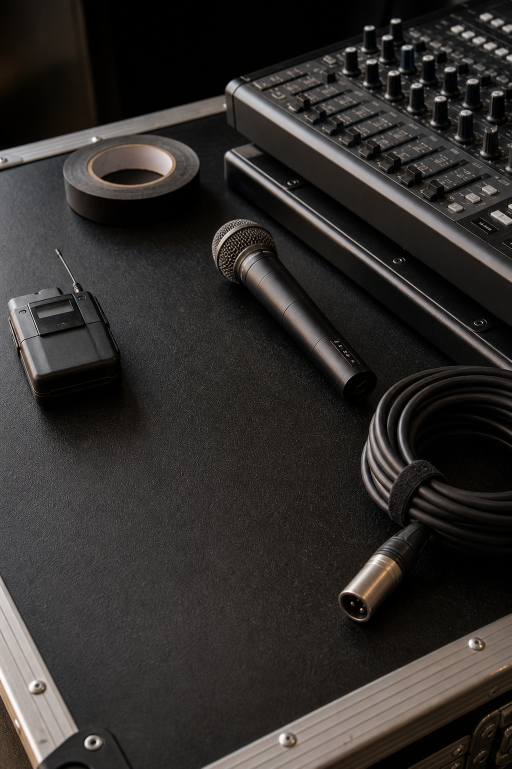
#> input picture assets/social/week-2026-06-01/source/sonido-gptimage-source.png, 1023 x 1537 px (shown at 1/2 size)
$ python generate_instagram_week_2026_06_01.py
#> lines starting #> are read from the running program, lines starting #| are printed output that depends on the picture
from pathlib import Path

from PIL import Image, ImageDraw, ImageEnhance, ImageFilter, ImageFont


ROOT = Path(__file__).resolve().parents[2]
OUT = ROOT / "assets" / "social" / "week-2026-06-01"
SOURCE = OUT / "source"
LOGO = ROOT / "assets" / "brand" / "cbme" / "logo-hero-white-text.png"

FONT_BLACK = "/System/Library/Fonts/Supplemental/Arial Black.ttf"
FONT_BOLD = "/System/Library/Fonts/Supplemental/Arial Bold.ttf"
FONT_REG = "/System/Library/Fonts/Supplemental/Arial.ttf"


def font(path, size):
    try:
        return ImageFont.truetype(path, size=size)
    except OSError:
        return ImageFont.load_default(size=size)


def cover(path, size):
#> called with size = (1080, 1350)
    img = Image.open(path).convert("RGB")
#> img is the input picture: PIL image 1023x1537 RGB; mean R, G, B 49.1, 45.9, 43.8
    ratio = max(size[0] / img.width, size[1] / img.height)
#> ratio = 1.06
    resized = img.resize((int(img.width * ratio), int(img.height * ratio)), Image.LANCZOS)
    x = (resized.width - size[0]) // 2
#> x = 0
    y = (resized.height - size[1]) // 2
#> y = 136
    return resized.crop((x, y, x + size[0], y + size[1]))
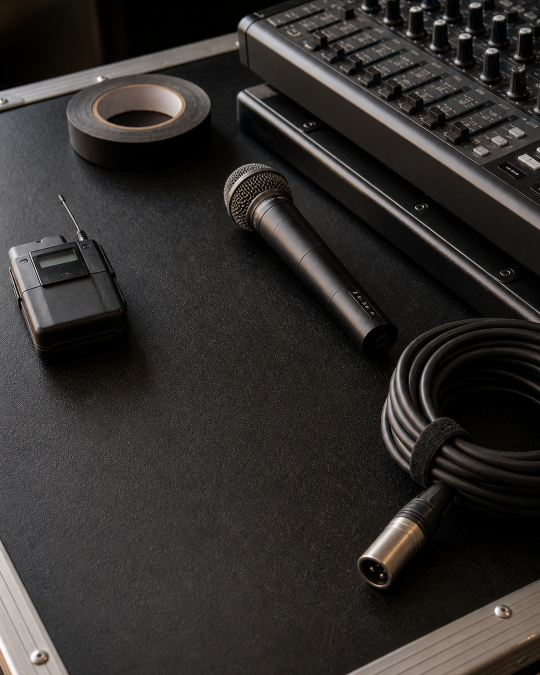
#> returned value: PIL image 1080x1350 RGB (shown at 1/2 size); mean R, G, B 49.6, 46.7, 44.9


def wrap(draw, text, text_font, max_width):
    lines = []
    current = ""
    for word in text.split():
        test = f"{current} {word}".strip()
        if draw.textbbox((0, 0), test, font=text_font)[2] <= max_width:
            current = test
        else:
            if current:
                lines.append(current)
            current = word
    if current:
        lines.append(current)
    return lines


def add_depth(img):
    img = ImageEnhance.Contrast(img).enhance(1.08)
#> img: PIL image 1080x1350 RGB
    img = ImageEnhance.Color(img).enhance(0.96)
    canvas = img.convert("RGBA")
    layer = Image.new("RGBA", canvas.size, (0, 0, 0, 0))
#> layer: PIL image 1080x1350 RGBA; every value is 0
    draw = ImageDraw.Draw(layer)
    w, h = canvas.size
#> w = 1080; h = 1350
    for y in range(h):
        alpha = int(34 + 180 * (y / h) ** 1.7)
        draw.line((0, y, w, y), fill=(0, 0, 0, alpha))
    draw.rectangle((0, 0, w, h), fill=(0, 0, 0, 18))
    return Image.alpha_composite(canvas, layer)
#> returned value: PIL image 1080x1350 RGBA


def add_logo(canvas):
#> (the run stopped early here; a loop or call above may not have finished)

$ run again, with assets/img/RumbaCatalana.jpeg saved as assets/social/week-2026-06-01/source/sonido-gptimage-source.png
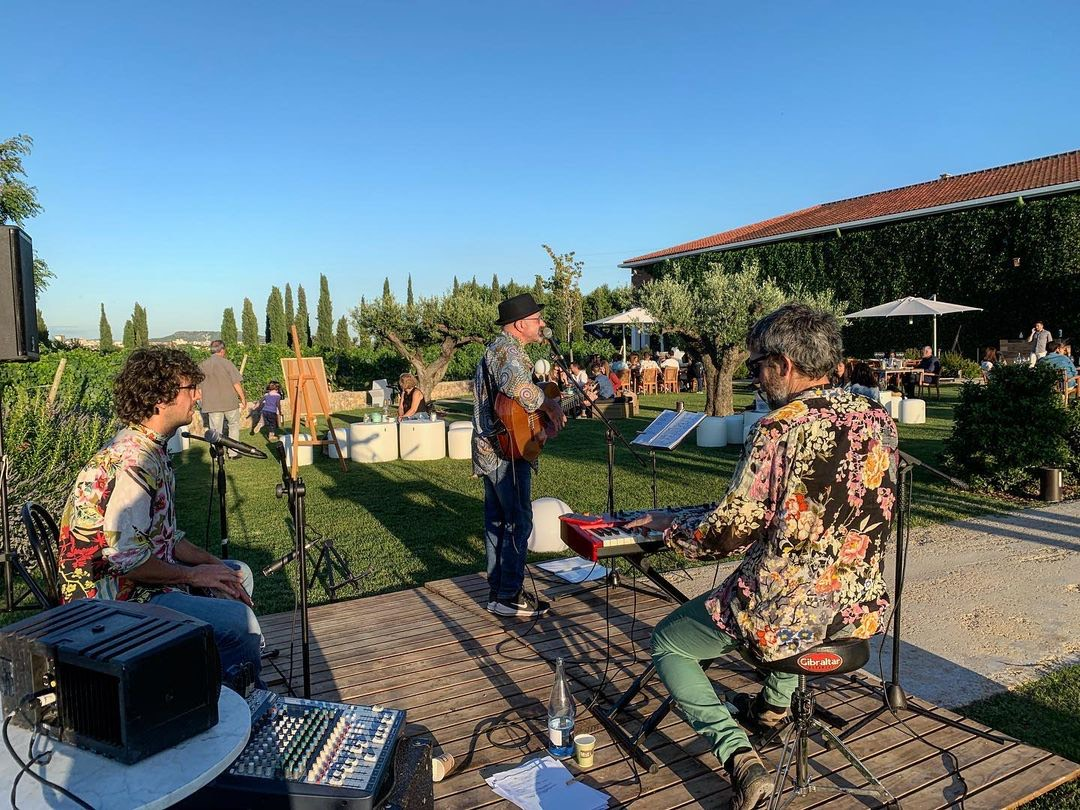
#> input picture assets/img/RumbaCatalana.jpeg, 1080 x 810 px
#> in cover, img is the input picture: PIL image 1080x810 RGB; mean R, G, B 98.4, 115, 121.8
#> in cover, `return resized.crop((x, y, x + size[0], y + size[1]))`:
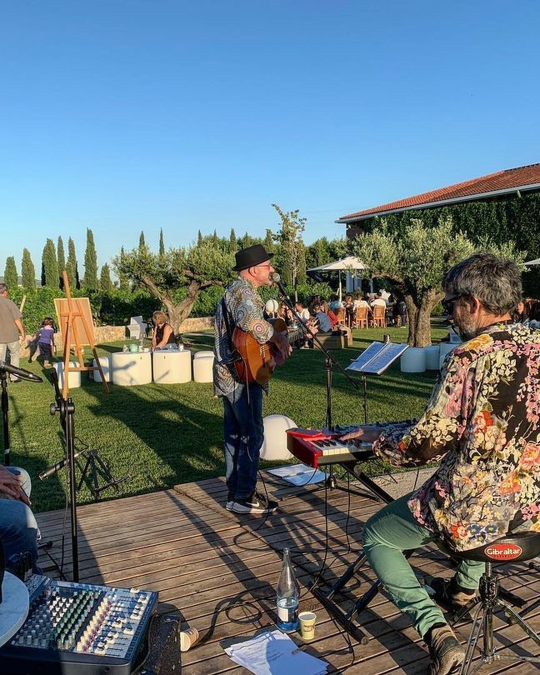
#> returned value: PIL image 1080x1350 RGB (shown at 1/2 size); mean R, G, B 102.1, 118.8, 125.7
#> layer: PIL image 1080x1350 RGBA; every value is 0

$ run again, with assets/img/abstract-venue-card-1200.jpg saved as assets/social/week-2026-06-01/source/sonido-gptimage-source.png
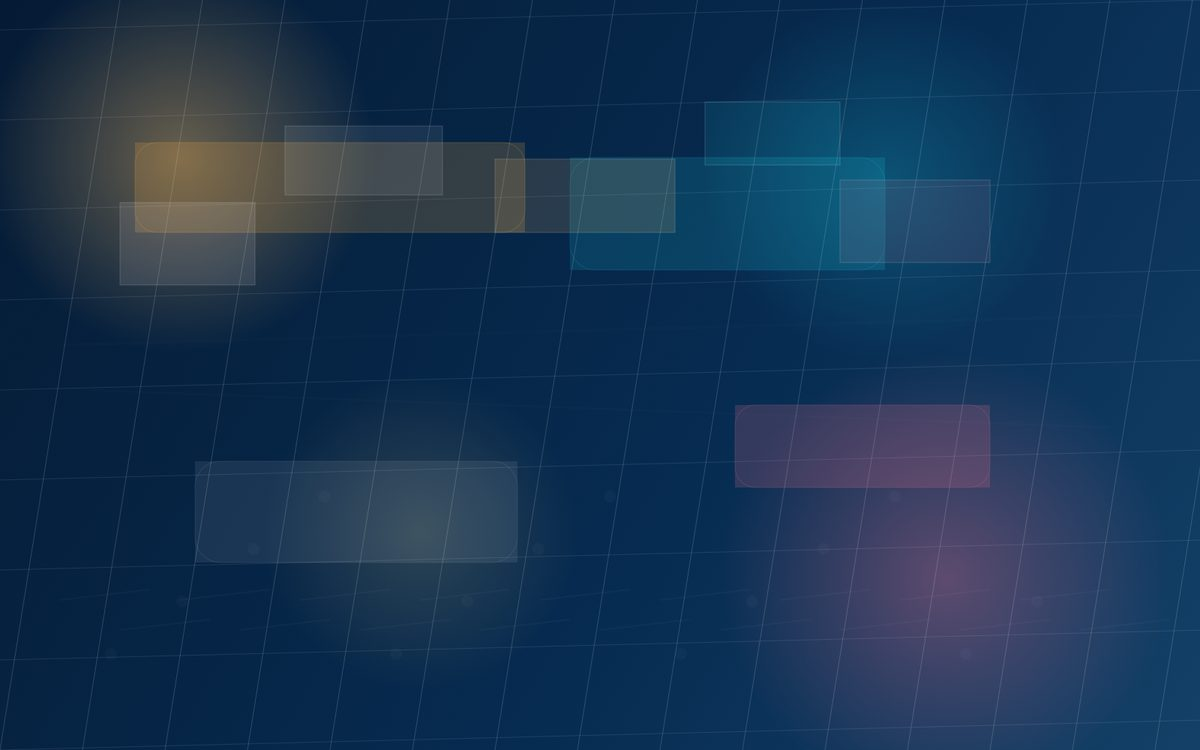
#> input picture assets/img/abstract-venue-card-1200.jpg, 1200 x 750 px
#> in cover, img is the input picture: PIL image 1200x750 RGB; mean R, G, B 23.7, 52.6, 83.1
#> in cover, `return resized.crop((x, y, x + size[0], y + size[1]))`:
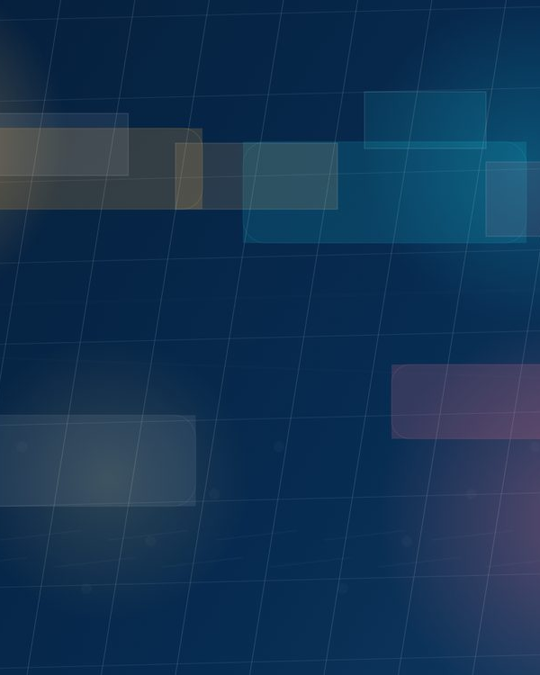
#> returned value: PIL image 1080x1350 RGB (shown at 1/2 size); mean R, G, B 19.8, 51.7, 83.6
#> layer: PIL image 1080x1350 RGBA; every value is 0
